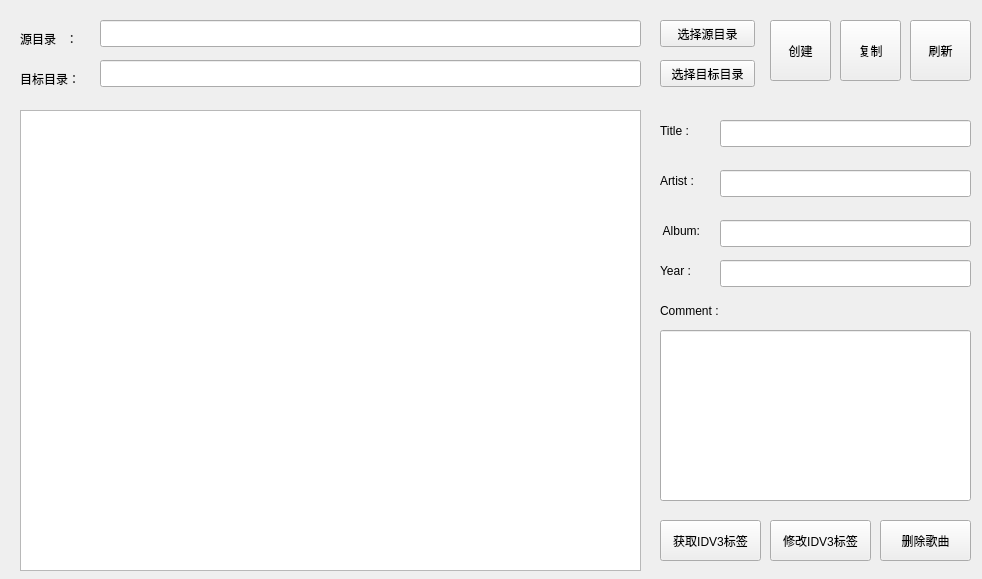
<?xml version="1.0" encoding="UTF-8"?>
<ui version="4.0">
 <class>Widget</class>
 <widget class="QWidget" name="Widget">
  <property name="geometry">
   <rect>
    <x>0</x>
    <y>0</y>
    <width>982</width>
    <height>579</height>
   </rect>
  </property>
  <property name="windowTitle">
   <string>Qt-symlinktagsfs</string>
  </property>
  <widget class="QLabel" name="labelyuanmulu">
   <property name="geometry">
    <rect>
     <x>20</x>
     <y>30</y>
     <width>67</width>
     <height>17</height>
    </rect>
   </property>
   <property name="text">
    <string>源目录   ：</string>
   </property>
  </widget>
  <widget class="QLabel" name="labelmubiaomulu">
   <property name="geometry">
    <rect>
     <x>20</x>
     <y>70</y>
     <width>67</width>
     <height>17</height>
    </rect>
   </property>
   <property name="text">
    <string>目标目录：</string>
   </property>
  </widget>
  <widget class="QLineEdit" name="lineEdityuanmulu">
   <property name="geometry">
    <rect>
     <x>100</x>
     <y>20</y>
     <width>541</width>
     <height>27</height>
    </rect>
   </property>
  </widget>
  <widget class="QLineEdit" name="lineEditmubiaomulu">
   <property name="geometry">
    <rect>
     <x>100</x>
     <y>60</y>
     <width>541</width>
     <height>27</height>
    </rect>
   </property>
  </widget>
  <widget class="QPushButton" name="pushButtonchyuanmulu">
   <property name="geometry">
    <rect>
     <x>660</x>
     <y>20</y>
     <width>95</width>
     <height>27</height>
    </rect>
   </property>
   <property name="text">
    <string>选择源目录</string>
   </property>
  </widget>
  <widget class="QPushButton" name="pushButtonchmubiaomulu">
   <property name="geometry">
    <rect>
     <x>660</x>
     <y>60</y>
     <width>95</width>
     <height>27</height>
    </rect>
   </property>
   <property name="text">
    <string>选择目标目录</string>
   </property>
  </widget>
  <widget class="QPushButton" name="pushButtoncreate">
   <property name="geometry">
    <rect>
     <x>770</x>
     <y>20</y>
     <width>61</width>
     <height>61</height>
    </rect>
   </property>
   <property name="text">
    <string>创建</string>
   </property>
  </widget>
  <widget class="QTreeView" name="treeView">
   <property name="geometry">
    <rect>
     <x>20</x>
     <y>110</y>
     <width>621</width>
     <height>461</height>
    </rect>
   </property>
  </widget>
  <widget class="QPushButton" name="pushButtonDelete">
   <property name="geometry">
    <rect>
     <x>880</x>
     <y>520</y>
     <width>91</width>
     <height>41</height>
    </rect>
   </property>
   <property name="text">
    <string>删除歌曲</string>
   </property>
  </widget>
  <widget class="QPushButton" name="pushButtonChIDV3">
   <property name="geometry">
    <rect>
     <x>770</x>
     <y>520</y>
     <width>101</width>
     <height>41</height>
    </rect>
   </property>
   <property name="text">
    <string>修改IDV3标签</string>
   </property>
  </widget>
  <widget class="QLabel" name="labelTitle">
   <property name="geometry">
    <rect>
     <x>660</x>
     <y>120</y>
     <width>71</width>
     <height>21</height>
    </rect>
   </property>
   <property name="text">
    <string>Title :</string>
   </property>
  </widget>
  <widget class="QLabel" name="labelArtist">
   <property name="geometry">
    <rect>
     <x>660</x>
     <y>170</y>
     <width>71</width>
     <height>21</height>
    </rect>
   </property>
   <property name="text">
    <string>Artist :</string>
   </property>
  </widget>
  <widget class="QLabel" name="labelAlbum">
   <property name="geometry">
    <rect>
     <x>660</x>
     <y>220</y>
     <width>71</width>
     <height>21</height>
    </rect>
   </property>
   <property name="text">
    <string> Album:</string>
   </property>
  </widget>
  <widget class="QLabel" name="labelYear">
   <property name="geometry">
    <rect>
     <x>660</x>
     <y>260</y>
     <width>71</width>
     <height>21</height>
    </rect>
   </property>
   <property name="text">
    <string>Year :</string>
   </property>
  </widget>
  <widget class="QLabel" name="labelComment">
   <property name="geometry">
    <rect>
     <x>660</x>
     <y>300</y>
     <width>81</width>
     <height>21</height>
    </rect>
   </property>
   <property name="text">
    <string>Comment :</string>
   </property>
  </widget>
  <widget class="QLineEdit" name="lineEditTitle">
   <property name="geometry">
    <rect>
     <x>720</x>
     <y>120</y>
     <width>251</width>
     <height>27</height>
    </rect>
   </property>
  </widget>
  <widget class="QLineEdit" name="lineEditArtist">
   <property name="geometry">
    <rect>
     <x>720</x>
     <y>170</y>
     <width>251</width>
     <height>27</height>
    </rect>
   </property>
  </widget>
  <widget class="QLineEdit" name="lineEditAlbum">
   <property name="geometry">
    <rect>
     <x>720</x>
     <y>220</y>
     <width>251</width>
     <height>27</height>
    </rect>
   </property>
  </widget>
  <widget class="QLineEdit" name="lineEditYear">
   <property name="geometry">
    <rect>
     <x>720</x>
     <y>260</y>
     <width>251</width>
     <height>27</height>
    </rect>
   </property>
  </widget>
  <widget class="QLineEdit" name="lineEditComment">
   <property name="geometry">
    <rect>
     <x>660</x>
     <y>330</y>
     <width>311</width>
     <height>171</height>
    </rect>
   </property>
  </widget>
  <widget class="QPushButton" name="pushButtonGetIDV3">
   <property name="geometry">
    <rect>
     <x>660</x>
     <y>520</y>
     <width>101</width>
     <height>41</height>
    </rect>
   </property>
   <property name="text">
    <string>获取IDV3标签</string>
   </property>
  </widget>
  <widget class="QPushButton" name="pushButtonrefresh">
   <property name="geometry">
    <rect>
     <x>910</x>
     <y>20</y>
     <width>61</width>
     <height>61</height>
    </rect>
   </property>
   <property name="text">
    <string>刷新</string>
   </property>
  </widget>
  <widget class="QPushButton" name="pushButtoncopy">
   <property name="geometry">
    <rect>
     <x>840</x>
     <y>20</y>
     <width>61</width>
     <height>61</height>
    </rect>
   </property>
   <property name="text">
    <string>复制</string>
   </property>
  </widget>
 </widget>
 <layoutdefault spacing="6" margin="11"/>
 <resources/>
 <connections/>
</ui>
